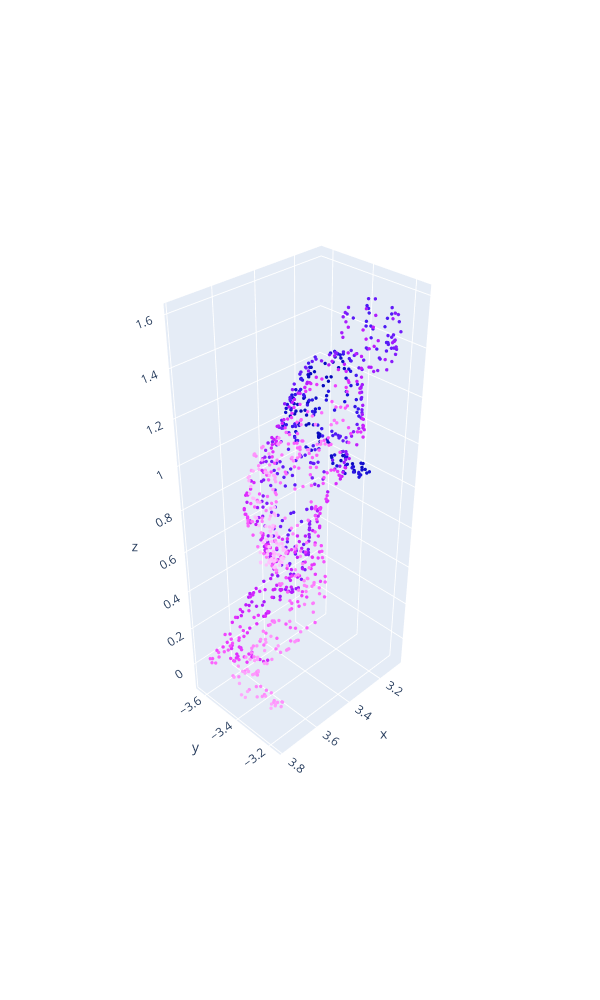

Here is the notebook cell this chart was saved with:
### Code cell
utils.plot_arr(points1, color = utils.lift_with_symmetry(points1, normal1)[:,3])

### Figure 1 — Plotly figure (JSON) as saved in the notebook; plotly's stock layout.template omitted (floating-point values rounded to 4 significant figures; data arrays with more than 128 entries replaced by an {"elided": "..."} marker saying what was removed)
{"data": [{"marker": {"color": {"elided": "1000 float values"}, "colorscale": [[0, "#0508b8"], [0.08333, "#1910d8"], [0.1667, "#3c19f0"], [0.25, "#6b1cfb"], [0.3333, "#981cfd"], [0.4167, "#bf1cfd"], [0.5, "#dd2bfd"], [0.5833, "#f246fe"], [0.6667, "#fc67fd"], [0.75, "#fe88fc"], [0.8333, "#fea5fd"], [0.9167, "#febefe"], [1, "#fec3fe"]], "showscale": false, "size": 2}, "mode": "markers", "type": "scatter3d", "x": {"elided": "1000 float values"}, "y": {"elided": "1000 float values"}, "z": {"elided": "1000 float values"}}], "layout": {"height": 1000, "scene": {"aspectmode": "data", "camera": {"eye": {"x": 2.5, "y": 2.5, "z": 2.5}}}, "width": 600}}
